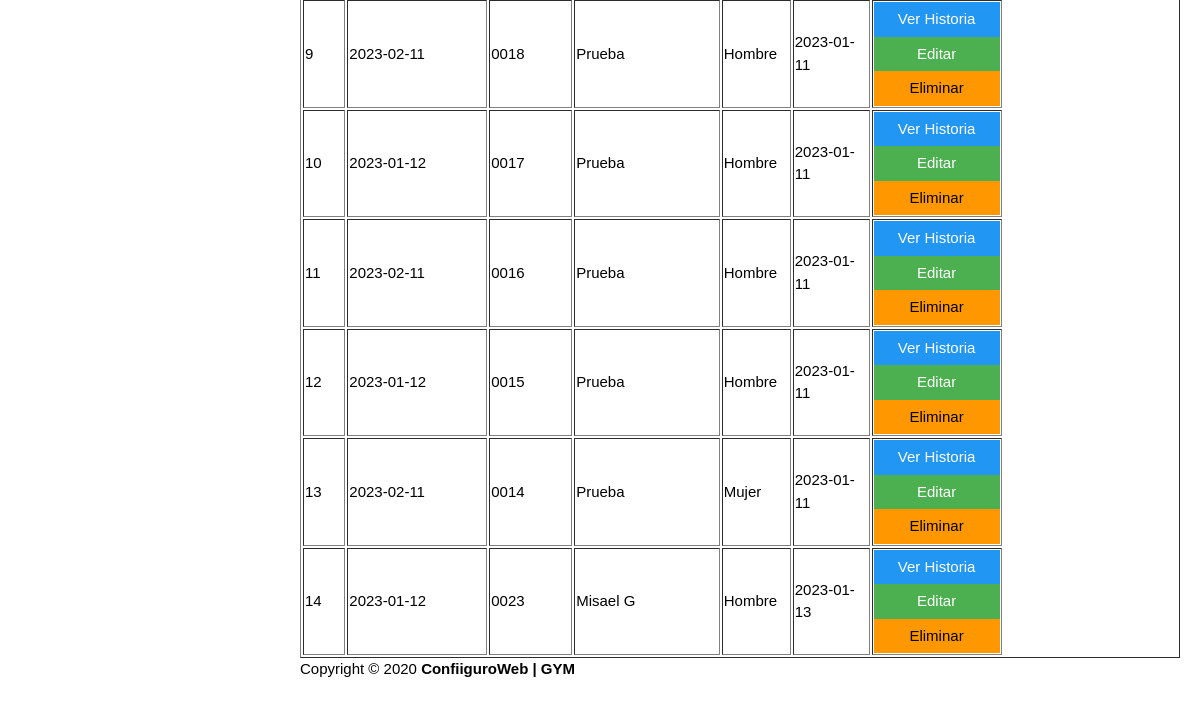
Before: /dashboard/admin/view_mem.php (signed in, lower part) with the older database file.
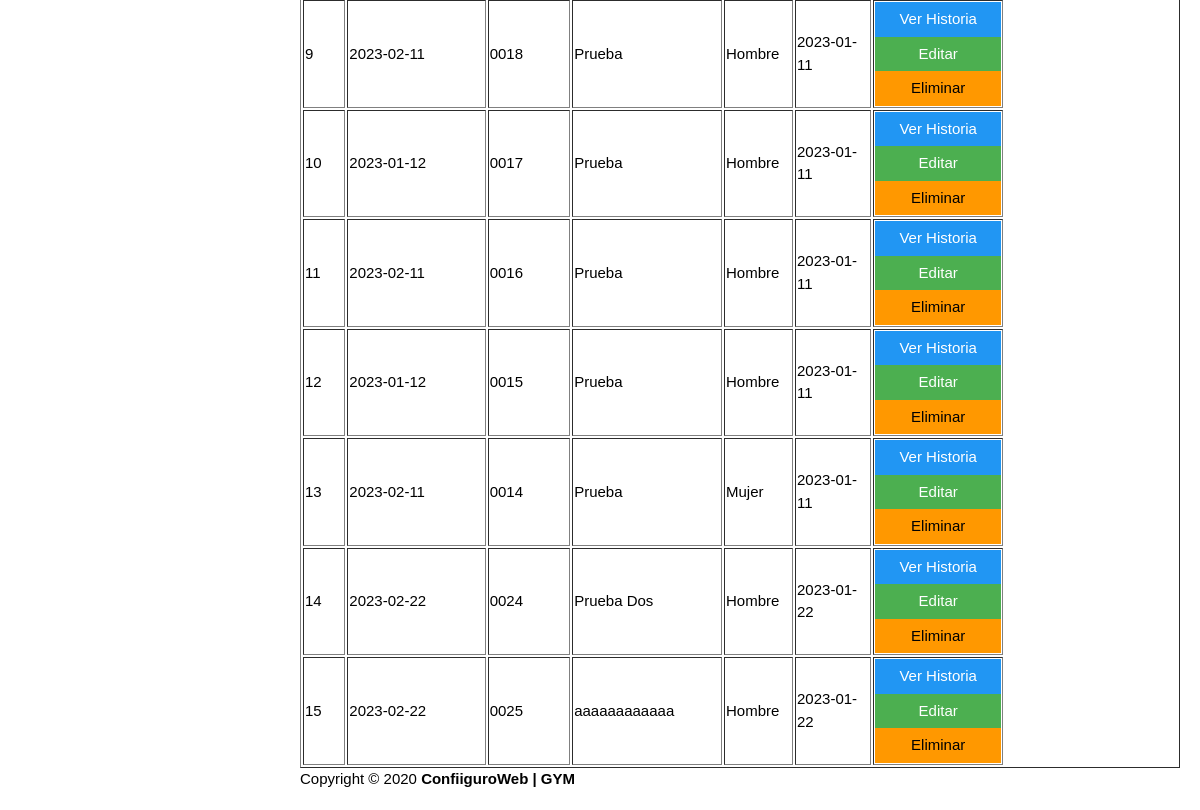
After: the same page with the newer database file.
### tables this page shows
CREATE TABLE `enrolls_to` (
  `et_id` int(5) NOT NULL,
  `pid` varchar(8) NOT NULL,
  `paid_date` varchar(15) DEFAULT NULL,
  `expire` varchar(15) DEFAULT NULL,
  `startDate` varchar(15) NOT NULL,
  `uid` int(4) UNSIGNED ZEROFILL DEFAULT NULL,
  `amount` int(10) NOT NULL
);

CREATE TABLE `users` (
  `userid` int(4) UNSIGNED ZEROFILL NOT NULL,
  `username` varchar(40) NOT NULL,
  `gender` varchar(8) NOT NULL,
  `phone` varchar(15) NOT NULL,
  `dob` varchar(10) NOT NULL,
  `joining_date` varchar(10) NOT NULL
);

### dashboard/admin/view_mem.php (the view, shortened to what this page needs)
<?php
require '../../include/db_conn.php';
?>
<!DOCTYPE html>
<html lang="es">
<head>
    <link rel="stylesheet" href="../../css/style.css"  id="style-resource-5">
    <link rel="stylesheet" href="../../css/dashMain.css">
    <link rel="stylesheet" type="text/css" href="../../css/entypo.css">
	<link href="a1style.css" rel="stylesheet" type="text/css">
</head>
    <body class="page-body  page-fade" onload="collapseSidebar()" style="<?php echo "background:$backgroundColor !important;"?>">
    	<div class="page-container sidebar-collapsed" id="navbarcollapse">
    		<div class="main-content">
		<table class="table table-bordered datatable" id="table-1" border=1>
				<tbody>
						<?php
							$query  = "select * from users ORDER BY joining_date";
							$result = mysqli_query($con, $query);
							$sno    = 1;
							if (mysqli_affected_rows($con) != 0) {
							    while ($row = mysqli_fetch_array($result, MYSQLI_ASSOC)) {
							        $uid   = $row['userid'];
							        $query1  = "select * from enrolls_to WHERE uid='$uid'";
							        $result1 = mysqli_query($con, $query1);
							        if (mysqli_affected_rows($con) == 1) {
							            while ($row1 = mysqli_fetch_array($result1, MYSQLI_ASSOC)) {
							                echo "<tr><td>".$sno."</td>";
							                echo "<td>" . $row1['expire'] . "</td>";
							                echo "<td>" . $row['userid'] . "</td>";
							                echo "<td>" . $row['username'] . "</td>";
							                echo "<td>" . $row['gender'] . "</td>";
							                echo "<td>" . $row['joining_date'] ."</td>";
							                $sno++;
							                echo "<td><form action='read_member.php' method='post'><input type='hidden' name='name' value='" . $uid . "'/><input type='submit' class='a1-btn a1-blue' id='button1' value='Ver Historia ' class='btn btn-info'/></form><form action='edit_member.php' method='post'><input type='hidden'  name='name' value='" . $uid . "'/><input type='submit' class='a1-btn a1-green' id='button1' value='Editar' class='btn btn-warning'/></form><form action='del_member.php' method='post' onsubmit='return ConfirmDelete()'><input type='hidden' name='name' value='" . $uid . "'/><input type='submit' value='Eliminar' width='20px' id='button1' class='a1-btn a1-orange'/></form></td></tr>";
							            }
							        }
							    }
							}
						?>
					</tbody>
				</table>
			<?php include('footer.php'); ?>
    	</div>
    </body>
</html>

### dashboard/admin/footer.php
<footer class="main">Copyright &copy; 2020 <strong>ConfiiguroWeb | GYM </strong></footer>

### css/style.css (style rules this page uses)
html { font-size: 62.5%; font-family: sans-serif; }
div { display: block; }
body { font-family: "Noto Sans", sans-serif, "Helvetica Neue", Helvetica, Arial, sans-serif; font-size: 12px; line-height: 1.428571429; display: block; margin: 0; }
*, *:before, *:after { box-sizing: border-box; }
button, html input[type="button"], input[type="reset"], input[type="submit"] { cursor: pointer; }
.page-container { position: relative; padding-left: 280px; }

### css/dashMain.css (style rules this page uses)
.page-container .main-content { position: relative; float: left; width: 100%; padding: 20px; z-index: 2; background: #ffffff; box-sizing: border-box; }

### dashboard/admin/a1style.css (style rules this page uses)
*,*:before,*:after { box-sizing:inherit }
html { -ms-text-size-adjust:100%;-webkit-text-size-adjust:100% }
body { margin:0 }
article,aside,details,figcaption,figure,footer,header,main,menu,nav,section,summary { display:block }
button,html [type=button],[type=reset],[type=submit] { -webkit-appearance:button }
html,body { font-family:Verdana,sans-serif;font-size:15px;line-height:1.5 }
html { overflow-x:hidden }
.a1-btn,.a1-btn-block,.a1-button { border:none;display:inline-block;outline:0;padding:6px 16px;vertical-align:middle;overflow:hidden;text-decoration:none!important;color:#fff;background-color:#000;text-align:center;cursor:pointer;white-space:nowrap }
.a1-btn,.a1-btn-floating,.a1-btn-floating-large,.a1-closenav,.a1-opennav,.a1-btn-block,.a1-button { -webkit-touch-callout:none;-webkit-user-select:none;-khtml-user-select:none;-moz-user-select:none;-ms-user-select:none;user-select:none }
.a1-btn,.a1-btn-floating,.a1-dropnav a,.a1-btn-floating-large,.a1-btn-block, .a1-navbar a,.a1-navblock a,.a1-sidenav a,.a1-pagination li a,.a1-hoverable tbody tr,.a1-hoverable li, .a1-accordion-content a,.a1-dropdown-content a,.a1-dropdown-click:hover,.a1-dropdown-hover:hover,.a1-opennav,.a1-closenav,.a1-closebtn,*[class*="a1-hover-"] { -webkit-transition:background-color .25s,color .15s,box-shadow .25s,opacity 0.25s,filter 0.25s,border 0.15s;transition:background-color .25s,color .15s,box-shadow .15s,opacity .25s,filter .25s,border .15s }
.a1-blue,.a1-hover-blue:hover { color:#fff!important;background-color:#2196F3!important }
.a1-green,.a1-hover-green:hover { color:#fff!important;background-color:#4CAF50!important }
.a1-orange,.a1-hover-orange:hover { color:#000!important;background-color:#ff9800!important }

### dashboard/admin/view_mem.php (style rules this page uses)
#button1 { width:126px; }

Changed rows visible on the page:
no longer on this page (row edited): users: userid "0023", username "Misael G", gender "Hombre", joining_date "2023-01-13"
no longer on this page (row unchanged): enrolls_to: expire "2023-01-12"
added users: userid "0024", username "Prueba Dos", gender "Hombre", joining_date "2023-01-22"
added enrolls_to: expire "2023-02-22"
added users: userid "0025", username "aaaaaaaaaaaa", gender "Hombre", joining_date "2023-01-22"
added enrolls_to: expire "2023-02-22"
